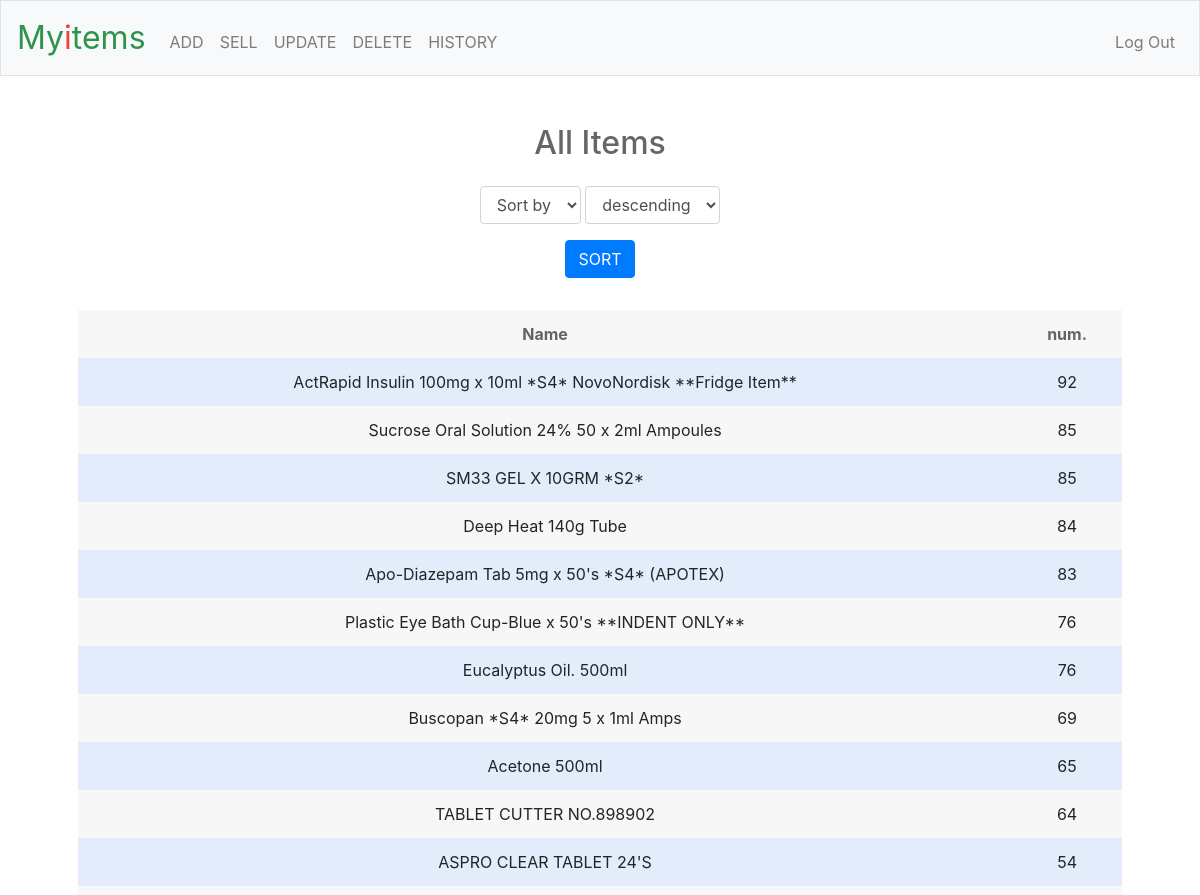
Page / (signed in, upper part) on the earlier database version.
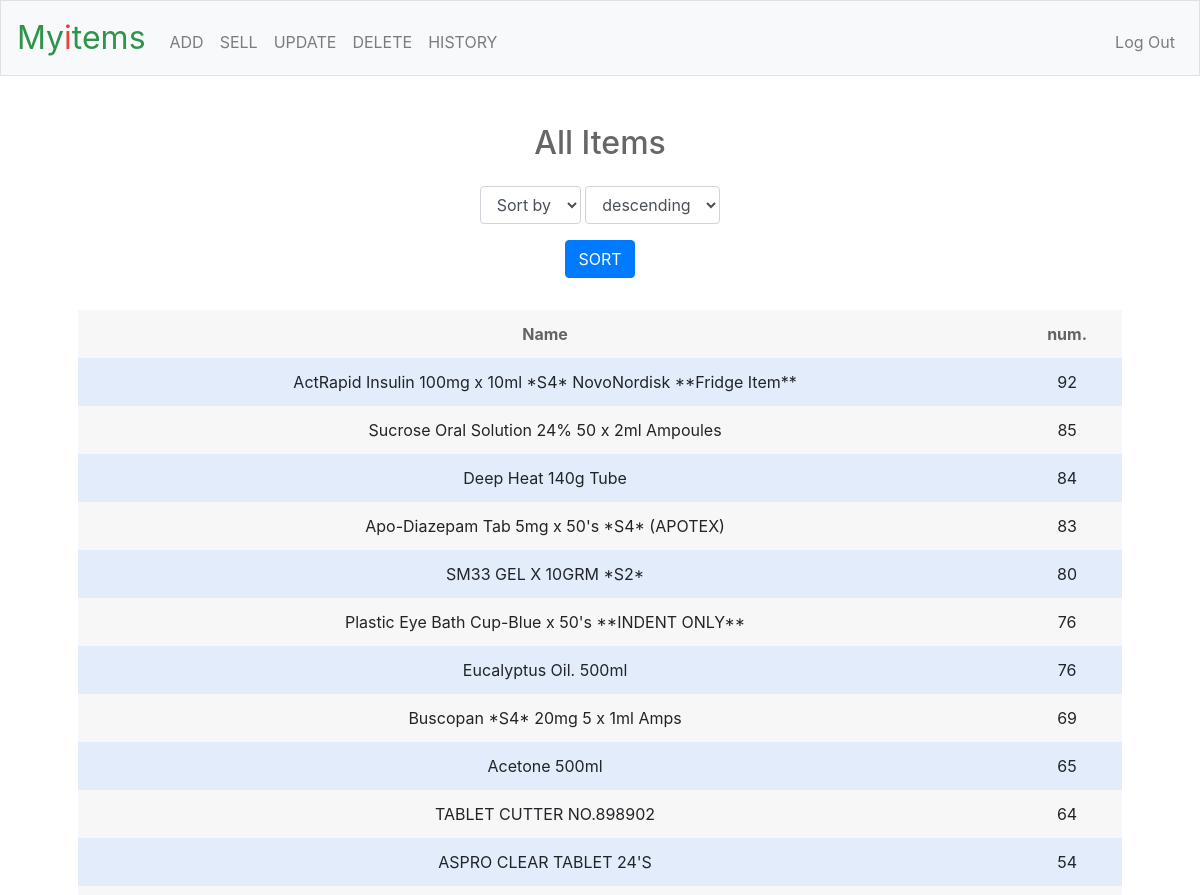
Same page on the later database version.
### tables this page shows
CREATE TABLE items(item TEXT,count INTEGER);

### application.py (the view, shortened to what this page needs)
@app.route("/", methods=["GET", "POST"])
@login_required
def index():
    return render_template( "/index.html" ,items=db.execute("SELECT * FROM items ORDER BY count DESC "))

### helpers.py (called while the page is built)
def login_required(f):
    @wraps(f)
    def decorated_function(*args, **kwargs):
        if session.get("user_id") is None:
            return redirect("/login")
        return f(*args, **kwargs)
    return decorated_function

### templates/index.html (shortened to what this page needs)
{% extends "layout.html" %}
{% block main %}
    <div >
                <h2 style="color: rgb(0, 0, 0, 0.6);  padding-bottom: 1rem " >All Items</h2>
                <div class="form-group"  >
                <form action="/" method="post">
                    <select name="sortby" class="form-control">
                        <option disabled selected vlue="">Sort by </option>
                    </select>
                    <select name="order" class="form-control">
                        <option selected vlue="descending">descending</option>
                    </select>
                    <div class="form-group" style = "padding-top: 1rem; padding-bottom: 1rem" >
                    <button class="btn btn-primary" type="submit">SORT</button>
                    </div>
                </form>
                </div>
                <table >
                    <thead>
                        <tr>
                            <th style="color: rgb(0, 0, 0, 0.6); ">Name</th>
                            <th style="color: rgb(0, 0, 0, 0.6); ">num.</th>
                        </tr>
                    </thead>
                    <tbody>
                        {% for item in items %}
                            <tr>
                                <td>{{ item.item }}</td>
                                <td>{{item.count}}</td>
                            </tr>
                        {% endfor %}
                    </tbody>
                </table>
            </div
{% endblock %}

### templates/layout.html (shortened to what this page needs)
<!DOCTYPE html>
<html lang="en">
    <head>
        <link rel="stylesheet" href="https://cdn.jsdelivr.net/npm/bootstrap@4.5.3/dist/css/bootstrap.min.css">
        <link href="/static/styles.css" rel="stylesheet">
    </head>
    <body>
        <nav class="navbar navbar-expand-md navbar-light bg-light border">
            <a class="navbar-brand" href="/"><span class="green">My</span><span class="red">i</span><span class="green">tems</span></a>
            <div class="collapse navbar-collapse" id="navbar">
                {% if session.user_id %}
                    <ul class="navbar-nav mr-auto mt-2">
                        <li class="nav-item"><a class="nav-link" href="/add">ADD</a></li>
                        <li class="nav-item"><a class="nav-link" href="/sell">SELL</a></li>
                        <li class="nav-item"><a class="nav-link" href="/update">UPDATE</a></li>
                        <li class="nav-item"><a class="nav-link" href="/delete">DELETE</a></li>
                        <li class="nav-item"><a class="nav-link" href="/history">HISTORY</a></li>
                    </ul>
                    <ul class="navbar-nav ml-auto mt-2">
                        <li class="nav-item"><a class="nav-link" href="/logout">Log Out</a></li>
                    </ul>
                {% else %}
                    <ul class="navbar-nav ml-auto mt-2">
                        <li class="nav-item"><a class="nav-link" href="/register">Register</a></li>
                        <li class="nav-item"><a class="nav-link" href="/login">Log In</a></li>
                    </ul>
                {% endif %}
            </div>
        </nav>
        <main class="container p-5">
            {% block main %}{% endblock %}
        </main>
    </body>
</html>

### static/styles.css (style rules this page uses)
nav .navbar-brand { font-size: xx-large; }
nav .navbar-brand .red { color: #ea433b; }
nav .navbar-brand .green { color: #2e944b; }
main .form-control { display: inline-block; width: auto; }
main { overflow-x: auto; text-align: center; }
table { background-color: rgb(100, 100, 100, 0.05); margin-bottom: 1rem; width: 100%; }
table th, table td { padding: 0.75rem; vertical-align: middle; }
tbody tr:nth-of-type(odd) { background-color: rgb(179, 208, 255, 0.3) }

Differences in the rows shown:
changed items "SM33 GEL X 10GRM *S2*": count "85" → "80"; moves down the list
